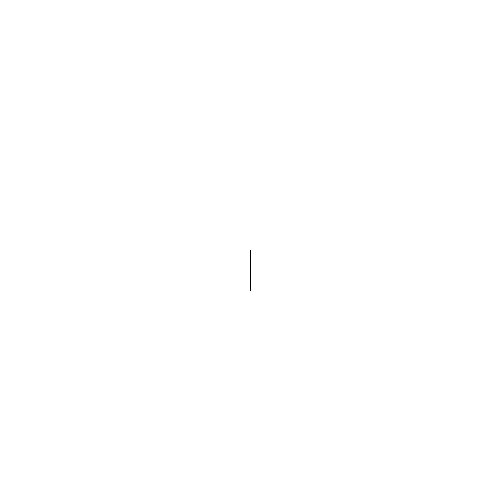
Frame 1 (no input)
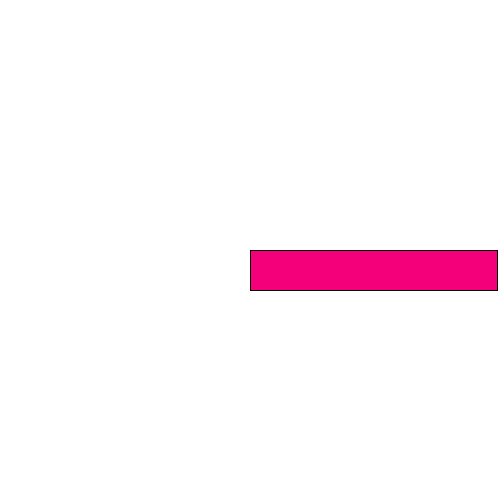
Frame 60 (the mouse pressed at the canvas centre just before this capture)
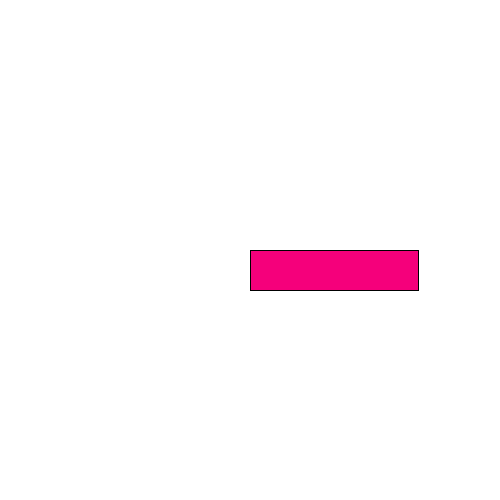
Frame 120 (the mouse held since frame 60 and released just before this capture)

The Processing sketch that drew these frames (run headless with seeded random() and noise(); from frame 60 on, the mouse is pressed at the canvas centre):

// Processing sketch: harmonic_motion_angular_acceleration
// ── harmonic_motion_angular_acceleration.pde
/**
** Harmonic motion with angular acceleration
**/
float aVelocity = 0.0;
float aAccel = 0.001;
float angle = 0.0;
float x = 0.0;
//change the value of period to change how fast the rectangle animates
float period = 45;
void setup(){
  size(500,500);
}
void draw(){
  background(255);
  translate(width/2, height/2);
  float amplitude = width/2;//play with the amplitude value 
  x = sin(angle)* amplitude;
  fill(245,0,123);
  rect(0,0,x,40);
  
  angle+=aVelocity;
  aVelocity+=aAccel;
  constrain(aVelocity, 0.0,1.0);
}
